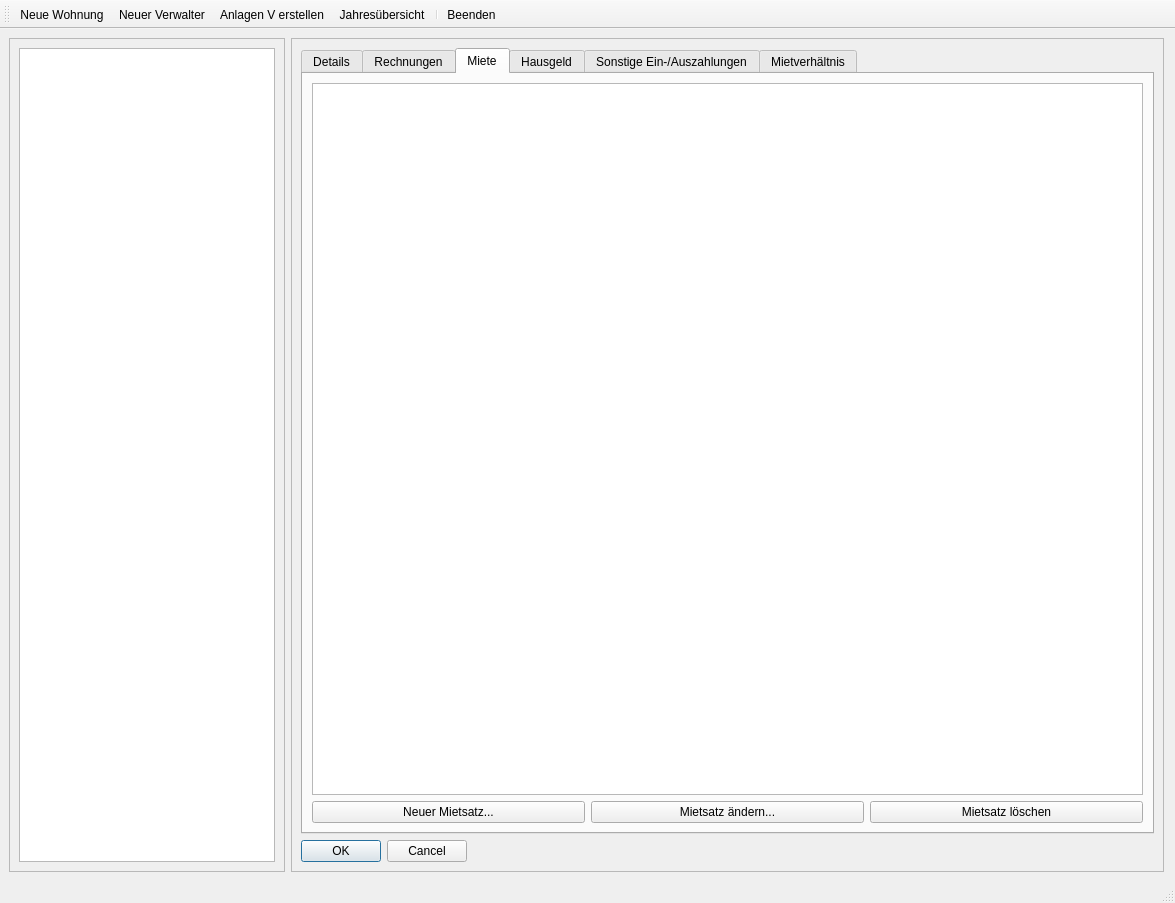
<?xml version="1.0" encoding="UTF-8"?>
<ui version="4.0">
 <class>MainWindow</class>
 <widget class="QMainWindow" name="MainWindow">
  <property name="geometry">
   <rect>
    <x>0</x>
    <y>0</y>
    <width>1175</width>
    <height>903</height>
   </rect>
  </property>
  <property name="sizePolicy">
   <sizepolicy hsizetype="Fixed" vsizetype="Fixed">
    <horstretch>0</horstretch>
    <verstretch>0</verstretch>
   </sizepolicy>
  </property>
  <property name="windowTitle">
   <string>Wohnungsverwaltung</string>
  </property>
  <widget class="QWidget" name="centralwidget">
   <layout class="QGridLayout" name="gridLayout">
    <property name="rightMargin">
     <number>11</number>
    </property>
    <item row="0" column="1" rowspan="2">
     <widget class="QScrollArea" name="scrollAreaTabs">
      <property name="sizePolicy">
       <sizepolicy hsizetype="Expanding" vsizetype="Expanding">
        <horstretch>2</horstretch>
        <verstretch>0</verstretch>
       </sizepolicy>
      </property>
      <property name="widgetResizable">
       <bool>true</bool>
      </property>
      <widget class="QWidget" name="scrollAreaWidgetContents_3">
       <property name="geometry">
        <rect>
         <x>0</x>
         <y>0</y>
         <width>871</width>
         <height>829</height>
        </rect>
       </property>
       <layout class="QVBoxLayout" name="verticalLayout">
        <item>
         <widget class="QTabWidget" name="tabsWohnung">
          <property name="styleSheet">
           <string notr="true"/>
          </property>
          <property name="currentIndex">
           <number>2</number>
          </property>
          <widget class="QWidget" name="tabDetails">
           <attribute name="title">
            <string>Details</string>
           </attribute>
           <layout class="QGridLayout" name="gridLayout_3">
            <item row="2" column="0">
             <widget class="QGroupBox" name="grpSonst">
              <property name="title">
               <string>Sonstige Angaben</string>
              </property>
              <layout class="QGridLayout" name="gridLayout_4">
               <item row="2" column="1" colspan="4">
                <widget class="QPlainTextEdit" name="txtBemerk">
                 <property name="maximumSize">
                  <size>
                   <width>16777215</width>
                   <height>70</height>
                  </size>
                 </property>
                 <property name="placeholderText">
                  <string>z.B. muss dringend renoviert werden,...</string>
                 </property>
                </widget>
               </item>
               <item row="1" column="3" colspan="2">
                <widget class="QComboBox" name="cboGarage">
                 <item>
                  <property name="text">
                   <string>Keine</string>
                  </property>
                 </item>
                 <item>
                  <property name="text">
                   <string>TG Stellplatz</string>
                  </property>
                 </item>
                 <item>
                  <property name="text">
                   <string>Stellplatz im Freien</string>
                  </property>
                 </item>
                 <item>
                  <property name="text">
                   <string>Garage</string>
                  </property>
                 </item>
                </widget>
               </item>
               <item row="2" column="0">
                <widget class="QLabel" name="lblBemerk">
                 <property name="text">
                  <string>Bemerkungen: </string>
                 </property>
                </widget>
               </item>
               <item row="1" column="1">
                <widget class="QCheckBox" name="cbAufzug">
                 <property name="text">
                  <string>Aufzug</string>
                 </property>
                </widget>
               </item>
               <item row="1" column="0">
                <widget class="QCheckBox" name="cbKeller">
                 <property name="text">
                  <string>Keller</string>
                 </property>
                </widget>
               </item>
               <item row="1" column="2">
                <widget class="QLabel" name="label_9">
                 <property name="sizePolicy">
                  <sizepolicy hsizetype="Fixed" vsizetype="Preferred">
                   <horstretch>0</horstretch>
                   <verstretch>0</verstretch>
                  </sizepolicy>
                 </property>
                 <property name="text">
                  <string>Garage: </string>
                 </property>
                </widget>
               </item>
              </layout>
             </widget>
            </item>
            <item row="1" column="0">
             <widget class="QGroupBox" name="grpWhg">
              <property name="title">
               <string>Angaben zur Wohnung</string>
              </property>
              <layout class="QFormLayout" name="formLayout_3">
               <item row="0" column="0">
                <widget class="QLabel" name="lblZimmer">
                 <property name="text">
                  <string>Zimmer:</string>
                 </property>
                </widget>
               </item>
               <item row="0" column="1">
                <widget class="QSpinBox" name="spinZimmer">
                 <property name="maximumSize">
                  <size>
                   <width>50</width>
                   <height>16777215</height>
                  </size>
                 </property>
                </widget>
               </item>
               <item row="1" column="0">
                <widget class="QLabel" name="label">
                 <property name="text">
                  <string>Größe (qm): </string>
                 </property>
                </widget>
               </item>
               <item row="1" column="1">
                <widget class="QLineEdit" name="inQm">
                 <property name="maximumSize">
                  <size>
                   <width>50</width>
                   <height>16777215</height>
                  </size>
                 </property>
                </widget>
               </item>
               <item row="2" column="0">
                <widget class="QLabel" name="label_3">
                 <property name="text">
                  <string>Balkon: </string>
                 </property>
                </widget>
               </item>
               <item row="2" column="1">
                <widget class="QComboBox" name="cboBalkon">
                 <property name="maximumSize">
                  <size>
                   <width>130</width>
                   <height>16777215</height>
                  </size>
                 </property>
                 <item>
                  <property name="text">
                   <string>Keiner</string>
                  </property>
                 </item>
                 <item>
                  <property name="text">
                   <string>Nord</string>
                  </property>
                 </item>
                 <item>
                  <property name="text">
                   <string>Ost</string>
                  </property>
                 </item>
                 <item>
                  <property name="text">
                   <string>Süd</string>
                  </property>
                 </item>
                 <item>
                  <property name="text">
                   <string>West</string>
                  </property>
                 </item>
                </widget>
               </item>
               <item row="3" column="0">
                <widget class="QLabel" name="label_2">
                 <property name="text">
                  <string>EBK: </string>
                 </property>
                </widget>
               </item>
               <item row="3" column="1">
                <widget class="QCheckBox" name="cbEbk">
                 <property name="text">
                  <string/>
                 </property>
                </widget>
               </item>
               <item row="4" column="0">
                <widget class="QLabel" name="label_7">
                 <property name="text">
                  <string>Heizung: </string>
                 </property>
                </widget>
               </item>
               <item row="4" column="1">
                <widget class="QComboBox" name="cboHeizung">
                 <property name="maximumSize">
                  <size>
                   <width>130</width>
                   <height>16777215</height>
                  </size>
                 </property>
                 <item>
                  <property name="text">
                   <string>Unbekannt</string>
                  </property>
                 </item>
                 <item>
                  <property name="text">
                   <string>Gas Etagenheizung</string>
                  </property>
                 </item>
                 <item>
                  <property name="text">
                   <string>Gas Zentral</string>
                  </property>
                 </item>
                 <item>
                  <property name="text">
                   <string>Öl Zentral</string>
                  </property>
                 </item>
                 <item>
                  <property name="text">
                   <string>Fernwärme</string>
                  </property>
                 </item>
                 <item>
                  <property name="text">
                   <string>Nachtspeicher</string>
                  </property>
                 </item>
                 <item>
                  <property name="text">
                   <string>Ofenzeizung</string>
                  </property>
                 </item>
                </widget>
               </item>
               <item row="5" column="0">
                <widget class="QLabel" name="label_8">
                 <property name="text">
                  <string>zusätzliche Merkmale: </string>
                 </property>
                </widget>
               </item>
               <item row="5" column="1">
                <widget class="QPlainTextEdit" name="txtZusatz">
                 <property name="maximumSize">
                  <size>
                   <width>16777215</width>
                   <height>70</height>
                  </size>
                 </property>
                 <property name="placeholderText">
                  <string>z.B. Maisonette, Dachbodenabteil,...</string>
                 </property>
                </widget>
               </item>
              </layout>
             </widget>
            </item>
            <item row="1" column="1">
             <widget class="QGroupBox" name="grpBad">
              <property name="title">
               <string>Angaben zum Bad</string>
              </property>
              <layout class="QVBoxLayout" name="verticalLayout_2">
               <item>
                <widget class="QCheckBox" name="cbTageslicht">
                 <property name="text">
                  <string>Tageslicht</string>
                 </property>
                </widget>
               </item>
               <item>
                <widget class="QCheckBox" name="cbDusche">
                 <property name="text">
                  <string>Dusche</string>
                 </property>
                </widget>
               </item>
               <item>
                <widget class="QCheckBox" name="cbWanne">
                 <property name="text">
                  <string>Badewanne</string>
                 </property>
                </widget>
               </item>
               <item>
                <widget class="QCheckBox" name="cbBidet">
                 <property name="text">
                  <string>Bidet</string>
                 </property>
                </widget>
               </item>
               <item>
                <spacer name="verticalSpacer_3">
                 <property name="orientation">
                  <enum>Qt::Vertical</enum>
                 </property>
                 <property name="sizeHint" stdset="0">
                  <size>
                   <width>20</width>
                   <height>40</height>
                  </size>
                 </property>
                </spacer>
               </item>
              </layout>
             </widget>
            </item>
            <item row="0" column="0">
             <widget class="QGroupBox" name="grpAdresse">
              <property name="sizePolicy">
               <sizepolicy hsizetype="Preferred" vsizetype="Preferred">
                <horstretch>0</horstretch>
                <verstretch>0</verstretch>
               </sizepolicy>
              </property>
              <property name="styleSheet">
               <string notr="true"/>
              </property>
              <property name="title">
               <string>Adresse</string>
              </property>
              <layout class="QFormLayout" name="formLayout_2">
               <item row="0" column="0">
                <widget class="QLabel" name="lblPlz">
                 <property name="text">
                  <string>PLZ:</string>
                 </property>
                </widget>
               </item>
               <item row="0" column="1">
                <widget class="QLineEdit" name="inPlz">
                 <property name="maximumSize">
                  <size>
                   <width>70</width>
                   <height>16777215</height>
                  </size>
                 </property>
                </widget>
               </item>
               <item row="1" column="0">
                <widget class="QLabel" name="lblOrt">
                 <property name="text">
                  <string>Ort:</string>
                 </property>
                </widget>
               </item>
               <item row="1" column="1">
                <widget class="QLineEdit" name="inOrt">
                 <property name="sizePolicy">
                  <sizepolicy hsizetype="Expanding" vsizetype="Fixed">
                   <horstretch>1</horstretch>
                   <verstretch>0</verstretch>
                  </sizepolicy>
                 </property>
                 <property name="text">
                  <string/>
                 </property>
                </widget>
               </item>
               <item row="2" column="0">
                <widget class="QLabel" name="lblStrasse">
                 <property name="text">
                  <string>Straße: </string>
                 </property>
                </widget>
               </item>
               <item row="2" column="1">
                <widget class="QLineEdit" name="inStrasse">
                 <property name="sizePolicy">
                  <sizepolicy hsizetype="Expanding" vsizetype="Fixed">
                   <horstretch>1</horstretch>
                   <verstretch>0</verstretch>
                  </sizepolicy>
                 </property>
                 <property name="text">
                  <string/>
                 </property>
                </widget>
               </item>
               <item row="3" column="0">
                <widget class="QLabel" name="lblWhgBez">
                 <property name="text">
                  <string>Bezeichnung der Wohnung: </string>
                 </property>
                </widget>
               </item>
               <item row="3" column="1">
                <widget class="QLineEdit" name="inWhgBez">
                 <property name="minimumSize">
                  <size>
                   <width>150</width>
                   <height>0</height>
                  </size>
                 </property>
                </widget>
               </item>
              </layout>
             </widget>
            </item>
           </layout>
          </widget>
          <widget class="QWidget" name="tabRechnungen">
           <property name="accessibleDescription">
            <string/>
           </property>
           <attribute name="title">
            <string>Rechnungen</string>
           </attribute>
           <layout class="QGridLayout" name="gridLayout_5">
            <property name="sizeConstraint">
             <enum>QLayout::SetMaximumSize</enum>
            </property>
            <item row="2" column="3">
             <widget class="QComboBox" name="cboRechnungenFilter"/>
            </item>
            <item row="2" column="0">
             <widget class="QPushButton" name="btnNewRechnung">
              <property name="text">
               <string>Neue Rechnung erfassen...</string>
              </property>
             </widget>
            </item>
            <item row="2" column="2">
             <widget class="QPushButton" name="btnRechnungDelete">
              <property name="text">
               <string>Rechnung löschen</string>
              </property>
             </widget>
            </item>
            <item row="2" column="1">
             <widget class="QPushButton" name="btnEditRechnung">
              <property name="text">
               <string>Rechnung ändern...</string>
              </property>
             </widget>
            </item>
            <item row="0" column="0" colspan="4">
             <widget class="QTableView" name="tblRechnungen">
              <property name="editTriggers">
               <set>QAbstractItemView::NoEditTriggers</set>
              </property>
              <property name="selectionBehavior">
               <enum>QAbstractItemView::SelectRows</enum>
              </property>
              <property name="sortingEnabled">
               <bool>true</bool>
              </property>
              <attribute name="horizontalHeaderStretchLastSection">
               <bool>true</bool>
              </attribute>
             </widget>
            </item>
           </layout>
          </widget>
          <widget class="QWidget" name="tabMiete">
           <attribute name="title">
            <string>Miete</string>
           </attribute>
           <layout class="QGridLayout" name="gridLayout_2">
            <item row="1" column="1">
             <widget class="QPushButton" name="btnEditMiete">
              <property name="text">
               <string>Mietsatz ändern...</string>
              </property>
             </widget>
            </item>
            <item row="1" column="0">
             <widget class="QPushButton" name="btnNewMiete">
              <property name="text">
               <string>Neuer Mietsatz...</string>
              </property>
             </widget>
            </item>
            <item row="1" column="2">
             <widget class="QPushButton" name="btnMieteDelete">
              <property name="text">
               <string>Mietsatz löschen</string>
              </property>
             </widget>
            </item>
            <item row="0" column="0" colspan="3">
             <widget class="QTableView" name="tblMieten"/>
            </item>
           </layout>
          </widget>
          <widget class="QWidget" name="tabHausgeld">
           <attribute name="title">
            <string>Hausgeld</string>
           </attribute>
           <layout class="QGridLayout" name="gridLayout_6">
            <item row="3" column="2">
             <widget class="QToolButton" name="tbHausgeldGueltigAb">
              <property name="text">
               <string>...</string>
              </property>
             </widget>
            </item>
            <item row="5" column="0">
             <widget class="QLabel" name="label_13">
              <property name="text">
               <string>Historie </string>
              </property>
             </widget>
            </item>
            <item row="3" column="0">
             <widget class="QLabel" name="label_14">
              <property name="text">
               <string>Gültig ab </string>
              </property>
             </widget>
            </item>
            <item row="6" column="1">
             <spacer name="verticalSpacer_4">
              <property name="orientation">
               <enum>Qt::Vertical</enum>
              </property>
              <property name="sizeHint" stdset="0">
               <size>
                <width>20</width>
                <height>40</height>
               </size>
              </property>
             </spacer>
            </item>
            <item row="1" column="1">
             <widget class="QLineEdit" name="inHausgeldAbschlag">
              <property name="sizePolicy">
               <sizepolicy hsizetype="Fixed" vsizetype="Fixed">
                <horstretch>0</horstretch>
                <verstretch>0</verstretch>
               </sizepolicy>
              </property>
             </widget>
            </item>
            <item row="1" column="5">
             <widget class="QLineEdit" name="inRuecklage">
              <property name="sizePolicy">
               <sizepolicy hsizetype="Fixed" vsizetype="Fixed">
                <horstretch>0</horstretch>
                <verstretch>0</verstretch>
               </sizepolicy>
              </property>
             </widget>
            </item>
            <item row="3" column="5">
             <widget class="QLineEdit" name="inHausgeldGueltigBis">
              <property name="sizePolicy">
               <sizepolicy hsizetype="Fixed" vsizetype="Fixed">
                <horstretch>0</horstretch>
                <verstretch>0</verstretch>
               </sizepolicy>
              </property>
             </widget>
            </item>
            <item row="3" column="1">
             <widget class="QLineEdit" name="inHausgeldGueltigAb">
              <property name="sizePolicy">
               <sizepolicy hsizetype="Fixed" vsizetype="Fixed">
                <horstretch>0</horstretch>
                <verstretch>0</verstretch>
               </sizepolicy>
              </property>
             </widget>
            </item>
            <item row="1" column="0">
             <widget class="QLabel" name="label_11">
              <property name="sizePolicy">
               <sizepolicy hsizetype="Fixed" vsizetype="Fixed">
                <horstretch>0</horstretch>
                <verstretch>0</verstretch>
               </sizepolicy>
              </property>
              <property name="text">
               <string>Monatl. Abschlag </string>
              </property>
             </widget>
            </item>
            <item row="3" column="7">
             <spacer name="horizontalSpacer_2">
              <property name="orientation">
               <enum>Qt::Horizontal</enum>
              </property>
              <property name="sizeHint" stdset="0">
               <size>
                <width>40</width>
                <height>20</height>
               </size>
              </property>
             </spacer>
            </item>
            <item row="4" column="0">
             <widget class="QLabel" name="label_18">
              <property name="text">
               <string> Bemerkung </string>
              </property>
             </widget>
            </item>
            <item row="0" column="0">
             <spacer name="verticalSpacer_5">
              <property name="orientation">
               <enum>Qt::Vertical</enum>
              </property>
              <property name="sizeType">
               <enum>QSizePolicy::Fixed</enum>
              </property>
              <property name="sizeHint" stdset="0">
               <size>
                <width>20</width>
                <height>40</height>
               </size>
              </property>
             </spacer>
            </item>
            <item row="1" column="4">
             <widget class="QLabel" name="label_12">
              <property name="text">
               <string>davon Rücklage </string>
              </property>
             </widget>
            </item>
            <item row="3" column="4">
             <widget class="QLabel" name="label_17">
              <property name="text">
               <string>Gültig bis </string>
              </property>
             </widget>
            </item>
            <item row="3" column="6">
             <widget class="QToolButton" name="tbHausgeldGueltigAb_2">
              <property name="text">
               <string>...</string>
              </property>
             </widget>
            </item>
            <item row="4" column="1" colspan="7">
             <widget class="QTextEdit" name="txtHausgeldBemerkung">
              <property name="maximumSize">
               <size>
                <width>16777215</width>
                <height>60</height>
               </size>
              </property>
             </widget>
            </item>
            <item row="3" column="3">
             <spacer name="horizontalSpacer_3">
              <property name="orientation">
               <enum>Qt::Horizontal</enum>
              </property>
              <property name="sizeType">
               <enum>QSizePolicy::Fixed</enum>
              </property>
              <property name="sizeHint" stdset="0">
               <size>
                <width>40</width>
                <height>20</height>
               </size>
              </property>
             </spacer>
            </item>
            <item row="5" column="1" colspan="7">
             <widget class="QTableView" name="tblHausgeldHistorie"/>
            </item>
           </layout>
          </widget>
          <widget class="QWidget" name="tabSonstEinAus">
           <attribute name="title">
            <string>Sonstige Ein-/Auszahlungen</string>
           </attribute>
          </widget>
          <widget class="QWidget" name="tabMietverh">
           <attribute name="title">
            <string>Mietverhältnis</string>
           </attribute>
          </widget>
         </widget>
        </item>
        <item>
         <widget class="QDialogButtonBox" name="btnBox">
          <property name="sizePolicy">
           <sizepolicy hsizetype="Fixed" vsizetype="Preferred">
            <horstretch>0</horstretch>
            <verstretch>0</verstretch>
           </sizepolicy>
          </property>
          <property name="maximumSize">
           <size>
            <width>16777215</width>
            <height>70</height>
           </size>
          </property>
          <property name="orientation">
           <enum>Qt::Horizontal</enum>
          </property>
          <property name="standardButtons">
           <set>QDialogButtonBox::Cancel|QDialogButtonBox::Ok</set>
          </property>
          <property name="centerButtons">
           <bool>false</bool>
          </property>
         </widget>
        </item>
       </layout>
      </widget>
     </widget>
    </item>
    <item row="0" column="0" rowspan="2">
     <widget class="QScrollArea" name="scrollArea">
      <property name="sizePolicy">
       <sizepolicy hsizetype="Expanding" vsizetype="Expanding">
        <horstretch>0</horstretch>
        <verstretch>1</verstretch>
       </sizepolicy>
      </property>
      <property name="maximumSize">
       <size>
        <width>600</width>
        <height>16777215</height>
       </size>
      </property>
      <property name="widgetResizable">
       <bool>true</bool>
      </property>
      <widget class="QWidget" name="scrollAreaWidgetContents">
       <property name="geometry">
        <rect>
         <x>0</x>
         <y>0</y>
         <width>274</width>
         <height>829</height>
        </rect>
       </property>
       <layout class="QHBoxLayout" name="horizontalLayout_2">
        <item>
         <widget class="QTreeView" name="tvWohnungen">
          <property name="font">
           <font>
            <pointsize>14</pointsize>
           </font>
          </property>
          <property name="styleSheet">
           <string notr="true"/>
          </property>
         </widget>
        </item>
       </layout>
      </widget>
     </widget>
    </item>
   </layout>
  </widget>
  <widget class="QStatusBar" name="statusbar">
   <property name="statusTip">
    <string/>
   </property>
  </widget>
  <widget class="QToolBar" name="toolBar">
   <property name="sizePolicy">
    <sizepolicy hsizetype="Preferred" vsizetype="Preferred">
     <horstretch>0</horstretch>
     <verstretch>0</verstretch>
    </sizepolicy>
   </property>
   <property name="windowTitle">
    <string>toolBar</string>
   </property>
   <attribute name="toolBarArea">
    <enum>TopToolBarArea</enum>
   </attribute>
   <attribute name="toolBarBreak">
    <bool>false</bool>
   </attribute>
   <addaction name="action_Neue_Wohnung"/>
   <addaction name="actionNeuer_Verwalter"/>
   <addaction name="actionAnlagen_V_erstellen"/>
   <addaction name="actionJahresuebersicht"/>
   <addaction name="separator"/>
   <addaction name="action_Beenden"/>
  </widget>
  <action name="action_Beenden">
   <property name="text">
    <string>&amp;Beenden</string>
   </property>
  </action>
  <action name="action_Neue_Wohnung">
   <property name="text">
    <string>&amp;Neue Wohnung...</string>
   </property>
  </action>
  <action name="actionWohnung_l_schen">
   <property name="text">
    <string>Wohnung &amp;löschen</string>
   </property>
  </action>
  <action name="actionNeuer_Verwalter">
   <property name="text">
    <string>Neuer &amp;Verwalter...</string>
   </property>
  </action>
  <action name="actionAnlagen_V_erstellen">
   <property name="text">
    <string>Anlagen V erstellen...</string>
   </property>
  </action>
  <action name="actionJahresuebersicht">
   <property name="text">
    <string>Jahresübersicht</string>
   </property>
   <property name="toolTip">
    <string>Übersicht über die Einnahmen und Ausgaben des laufenden Jahres</string>
   </property>
  </action>
 </widget>
 <resources/>
 <connections>
  <connection>
   <sender>tvWohnungen</sender>
   <signal>clicked(QModelIndex)</signal>
   <receiver>MainWindow</receiver>
   <slot>onWohnungenTreeClicked()</slot>
   <hints>
    <hint type="sourcelabel">
     <x>274</x>
     <y>637</y>
    </hint>
    <hint type="destinationlabel">
     <x>652</x>
     <y>615</y>
    </hint>
   </hints>
  </connection>
  <connection>
   <sender>tabsWohnung</sender>
   <signal>tabBarClicked(int)</signal>
   <receiver>MainWindow</receiver>
   <slot>onTabsWohnungClicked()</slot>
   <hints>
    <hint type="sourcelabel">
     <x>429</x>
     <y>793</y>
    </hint>
    <hint type="destinationlabel">
     <x>450</x>
     <y>843</y>
    </hint>
   </hints>
  </connection>
  <connection>
   <sender>btnNewRechnung</sender>
   <signal>clicked()</signal>
   <receiver>MainWindow</receiver>
   <slot>onNewRechnungClicked()</slot>
   <hints>
    <hint type="sourcelabel">
     <x>500</x>
     <y>819</y>
    </hint>
    <hint type="destinationlabel">
     <x>802</x>
     <y>842</y>
    </hint>
   </hints>
  </connection>
  <connection>
   <sender>tblRechnungen</sender>
   <signal>doubleClicked(QModelIndex)</signal>
   <receiver>MainWindow</receiver>
   <slot>onRechnungenRowDblClicked()</slot>
   <hints>
    <hint type="sourcelabel">
     <x>865</x>
     <y>240</y>
    </hint>
    <hint type="destinationlabel">
     <x>1071</x>
     <y>843</y>
    </hint>
   </hints>
  </connection>
  <connection>
   <sender>btnEditRechnung</sender>
   <signal>clicked()</signal>
   <receiver>MainWindow</receiver>
   <slot>onRechnungenRowDblClicked()</slot>
   <hints>
    <hint type="sourcelabel">
     <x>724</x>
     <y>819</y>
    </hint>
    <hint type="destinationlabel">
     <x>718</x>
     <y>837</y>
    </hint>
   </hints>
  </connection>
  <connection>
   <sender>cboRechnungenFilter</sender>
   <signal>currentIndexChanged(QString)</signal>
   <receiver>MainWindow</receiver>
   <slot>onRechnungenFilterChanged()</slot>
   <hints>
    <hint type="sourcelabel">
     <x>1059</x>
     <y>804</y>
    </hint>
    <hint type="destinationlabel">
     <x>1168</x>
     <y>798</y>
    </hint>
   </hints>
  </connection>
  <connection>
   <sender>btnRechnungDelete</sender>
   <signal>clicked()</signal>
   <receiver>MainWindow</receiver>
   <slot>onDeleteRechnungClicked()</slot>
   <hints>
    <hint type="sourcelabel">
     <x>895</x>
     <y>805</y>
    </hint>
    <hint type="destinationlabel">
     <x>1032</x>
     <y>873</y>
    </hint>
   </hints>
  </connection>
  <connection>
   <sender>tblMieten</sender>
   <signal>doubleClicked(QModelIndex)</signal>
   <receiver>MainWindow</receiver>
   <slot>onMietenRowDblClicked()</slot>
   <hints>
    <hint type="sourcelabel">
     <x>948</x>
     <y>215</y>
    </hint>
    <hint type="destinationlabel">
     <x>1169</x>
     <y>213</y>
    </hint>
   </hints>
  </connection>
  <connection>
   <sender>btnEditMiete</sender>
   <signal>clicked()</signal>
   <receiver>MainWindow</receiver>
   <slot>onMietenRowDblClicked()</slot>
   <hints>
    <hint type="sourcelabel">
     <x>743</x>
     <y>805</y>
    </hint>
    <hint type="destinationlabel">
     <x>1168</x>
     <y>773</y>
    </hint>
   </hints>
  </connection>
 </connections>
 <slots>
  <slot>onRechnungenClicked()</slot>
  <slot>onDetailsClicked()</slot>
  <slot>onMieteClicked()</slot>
  <slot>onMietverhaeltnisClicked()</slot>
  <slot>onWohnungenTreeClicked()</slot>
  <slot>onTabsWohnungClicked()</slot>
  <slot>onNewRechnungClicked()</slot>
  <slot>onRechnungenRowDblClicked()</slot>
  <slot>onFilterRechnungenClicked()</slot>
  <slot>onRechnungenFilterChanged()</slot>
  <slot>onTestClicked()</slot>
  <slot>onDeleteRechnungClicked()</slot>
  <slot>onMietenRowDblClicked()</slot>
 </slots>
</ui>
